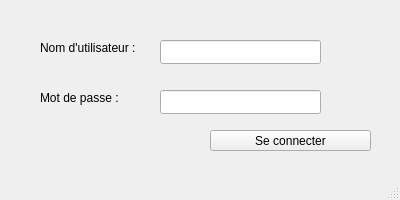
<?xml version="1.0" encoding="UTF-8"?>
<ui version="4.0">
 <class>LoginWindow</class>
 <widget class="QMainWindow" name="LoginWindow">
  <property name="geometry">
   <rect>
    <x>0</x>
    <y>0</y>
    <width>400</width>
    <height>200</height>
   </rect>
  </property>
  <property name="windowTitle">
   <string>MainWindow</string>
  </property>
  <widget class="QWidget" name="centralwidget">
   <widget class="QLabel" name="label">
    <property name="geometry">
     <rect>
      <x>40</x>
      <y>40</y>
      <width>121</width>
      <height>16</height>
     </rect>
    </property>
    <property name="text">
     <string>Nom d'utilisateur :</string>
    </property>
   </widget>
   <widget class="QLabel" name="label_2">
    <property name="geometry">
     <rect>
      <x>40</x>
      <y>90</y>
      <width>101</width>
      <height>16</height>
     </rect>
    </property>
    <property name="text">
     <string>Mot de passe :</string>
    </property>
   </widget>
   <widget class="QLineEdit" name="loginUsername">
    <property name="geometry">
     <rect>
      <x>160</x>
      <y>40</y>
      <width>161</width>
      <height>24</height>
     </rect>
    </property>
   </widget>
   <widget class="QLineEdit" name="loginPwd">
    <property name="geometry">
     <rect>
      <x>160</x>
      <y>90</y>
      <width>161</width>
      <height>24</height>
     </rect>
    </property>
    <property name="echoMode">
     <enum>QLineEdit::Password</enum>
    </property>
   </widget>
   <widget class="QPushButton" name="pushButton">
    <property name="geometry">
     <rect>
      <x>210</x>
      <y>130</y>
      <width>161</width>
      <height>21</height>
     </rect>
    </property>
    <property name="text">
     <string>Se connecter</string>
    </property>
   </widget>
   <widget class="QPushButton" name="pushButton_2">
    <property name="geometry">
     <rect>
      <x>410</x>
      <y>150</y>
      <width>111</width>
      <height>24</height>
     </rect>
    </property>
    <property name="text">
     <string>Annuler</string>
    </property>
   </widget>
  </widget>
  <widget class="QMenuBar" name="menubar">
   <property name="geometry">
    <rect>
     <x>0</x>
     <y>0</y>
     <width>400</width>
     <height>21</height>
    </rect>
   </property>
  </widget>
  <widget class="QStatusBar" name="statusbar"/>
 </widget>
 <resources/>
 <connections/>
</ui>
